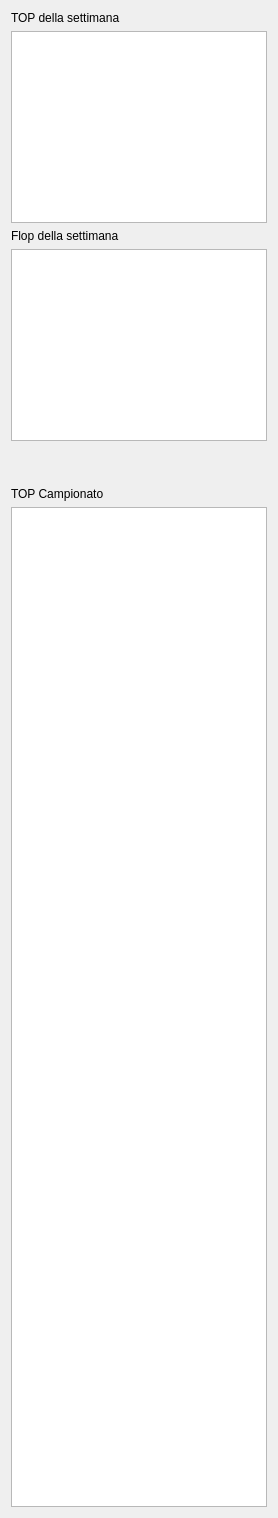
          <widget class="QWidget" name="tabStat_2">
           <attribute name="title">
            <string>Top - Flop</string>
           </attribute>
           <layout class="QGridLayout" name="gridLayout_11">
            <item row="2" column="0">
             <widget class="QLabel" name="label_3">
              <property name="text">
               <string>Flop della settimana</string>
              </property>
             </widget>
            </item>
            <item row="5" column="0">
             <widget class="QLabel" name="labelTopFlop">
              <property name="text">
               <string>TOP Campionato</string>
              </property>
             </widget>
            </item>
            <item row="1" column="0">
             <widget class="QTableWidget" name="tableWidgetTopWeek">
              <property name="sizePolicy">
               <sizepolicy hsizetype="MinimumExpanding" vsizetype="Maximum">
                <horstretch>0</horstretch>
                <verstretch>0</verstretch>
               </sizepolicy>
              </property>
              <property name="minimumSize">
               <size>
                <width>0</width>
                <height>100</height>
               </size>
              </property>
              <property name="verticalScrollBarPolicy">
               <enum>Qt::ScrollBarAlwaysOff</enum>
              </property>
              <property name="horizontalScrollBarPolicy">
               <enum>Qt::ScrollBarAlwaysOff</enum>
              </property>
              <property name="editTriggers">
               <set>QAbstractItemView::NoEditTriggers</set>
              </property>
              <property name="showGrid">
               <bool>true</bool>
              </property>
             </widget>
            </item>
            <item row="6" column="0">
             <widget class="QTableWidget" name="tableWidgetTopOverall">
              <property name="sizePolicy">
               <sizepolicy hsizetype="MinimumExpanding" vsizetype="MinimumExpanding">
                <horstretch>0</horstretch>
                <verstretch>0</verstretch>
               </sizepolicy>
              </property>
              <property name="minimumSize">
               <size>
                <width>0</width>
                <height>1000</height>
               </size>
              </property>
              <property name="horizontalScrollBarPolicy">
               <enum>Qt::ScrollBarAlwaysOff</enum>
              </property>
              <property name="editTriggers">
               <set>QAbstractItemView::NoEditTriggers</set>
              </property>
              <property name="showGrid">
               <bool>true</bool>
              </property>
             </widget>
            </item>
            <item row="0" column="0">
             <widget class="QLabel" name="label_2">
              <property name="text">
               <string>TOP della settimana</string>
              </property>
             </widget>
            </item>
            <item row="3" column="0">
             <widget class="QTableWidget" name="tableWidgetFlopWeek">
              <property name="sizePolicy">
               <sizepolicy hsizetype="MinimumExpanding" vsizetype="Maximum">
                <horstretch>0</horstretch>
                <verstretch>0</verstretch>
               </sizepolicy>
              </property>
              <property name="minimumSize">
               <size>
                <width>0</width>
                <height>100</height>
               </size>
              </property>
              <property name="verticalScrollBarPolicy">
               <enum>Qt::ScrollBarAlwaysOff</enum>
              </property>
              <property name="horizontalScrollBarPolicy">
               <enum>Qt::ScrollBarAlwaysOff</enum>
              </property>
              <property name="editTriggers">
               <set>QAbstractItemView::NoEditTriggers</set>
              </property>
              <property name="showGrid">
               <bool>true</bool>
              </property>
             </widget>
            </item>
            <item row="4" column="0">
             <spacer name="verticalSpacer_6">
              <property name="orientation">
               <enum>Qt::Vertical</enum>
              </property>
              <property name="sizeHint" stdset="0">
               <size>
                <width>20</width>
                <height>40</height>
               </size>
              </property>
             </spacer>
            </item>
           </layout>
          </widget>
